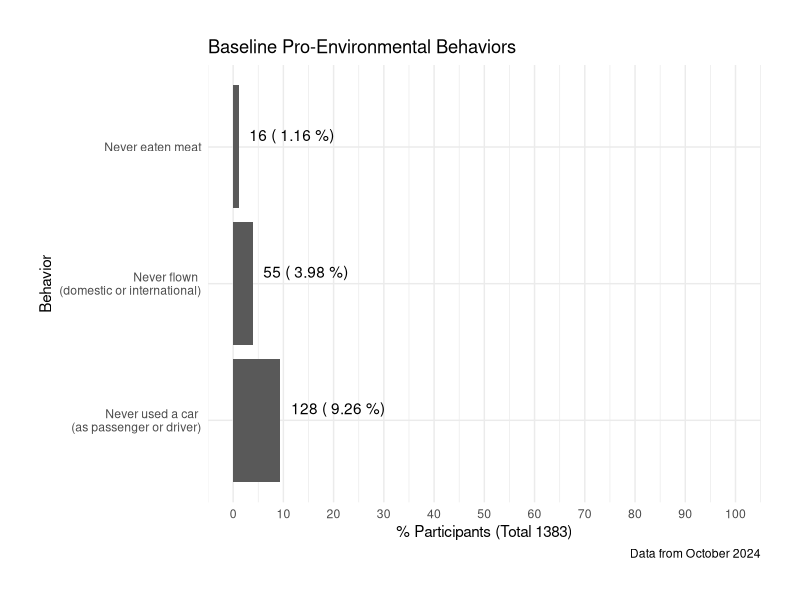

Reproduce this figure in R.
## ---- chunk 1
knitr::opts_chunk$set(collapse = TRUE)
## ---- chunk 2

library(tidyverse) #base package that runs most functions

## ---- chunk 3

#Data 1 = March 2021
# Live - 2020-10-13 09:50:34
#this data is a huge mess

#Data 2 = July 2021
# Live - 2021-03-31 09:41:30
#this data is a huge mess

#Data 3 = October 2024
# Live - 2021-09-23 19:46:48

data1 <-
  read_csv("data1.csv")

data2 <-
  read_csv("data2.csv")

data3 <-
  read_csv("data3.csv")


## ---- chunk 4

###Data 1
#remove first two rows
#data1 <- data1[-c(1,2),]


#need to remove test data (before 2020-10-13 09:50:34)
#convert StartDate to date
#data1 <- data1 %>%
#  mutate(StartDate = as.POSIXct(StartDate, format = "%Y-%m-%d %H:%M:%S"))

#data1 <- data1 %>%
#  filter(StartDate > "2020-10-13 09:50:34")

# remove failed attention checks
#data1$attention...55 (correct == 3)
#data1$attention...180 (correct == 6)
#data1$attention...122 (correct == 6)
#data1$attention...223 (correct 3)
#data1$attention...286 (subjective check)


### Data 3
#remove first two rows
data3 <- data3[-c(1,2),]

#remove test data (before 2021-09-23 19:46:48)
data3 <- data3 %>%
  mutate(StartDate = as.POSIXct(StartDate, format = "%Y-%m-%d %H:%M:%S"))
data3 <- data3 %>%
  filter(StartDate > "2021-09-23 19:46:48")


#remove those who did not finish
data3 <-
  data3 %>%
  filter(Progress == 100)



#remove failed attention checks
#att_1 == 3
#att_2 == 3
#att_3 == 2
#att == 1 or 2

#grade attention checks
# if att_1 == 3 -> score 1 else 0
# if att_2 == 3 -> score 1 else 0
# if att_3 == 2 -> score 1 else 0

data3$att_score <- 
  ifelse(data3$att_1 == 3, 1, 0) + ifelse(data3$att_2 == 3, 1, 0) + ifelse(data3$att_3 == 2, 1, 0)

#filter people who score less than 2
data3 %>% 
  group_by(att_score) %>%
  summarise(n = n())


data3 <- 
  data3 %>%
  filter(att_score == 2 | att_score == 3)

#looking at subjective attention check (only keep 1 and 2)
data3 %>% 
  group_by(attention) %>% 
  summarise(n = n())

data3 <-
  data3 %>%
  filter(attention == as.numeric(1) | attention == as.numeric(2))



## ---- chunk 5

total = length(data3$id)

#create a table that counts the total n of participants that selected 99 for past_beh_air, past_beh_car,            past_beh_consump, past_beh_meat, past_beh_recycle, past_beh_waterelec

data3 %>% 
  select(past_beh_car, past_beh_air, past_beh_waterelec, past_beh_meat, past_beh_recycle, past_beh_consump) %>%
  gather(key = "behavior", value = "response") %>%
  group_by(behavior) %>%
  summarise(n = sum(as.numeric(response) == 99, na.rm = TRUE),
            percent = round((n/total*100),2))



#past_beh_car = "I have reduced car use (as a driver or passenger)"
#past_beh_air = "I have reduced air travel"
#past_beh_waterelec = "I have reduced water and electricity consumption"
#past_beh_meat = "I have reduced eating meat from any animal"
#past_beh_consump = "I have reduced consumption in general (i.e., buying/using less things)"
#past_beh_recycle = "I have increased recycling or reusing waste products (e.g. using recycling programs, composting, repurposing)"

#create new labels for graph
labs = c("Never used a car \n(as passenger or driver)", "Never flown \n(domestic or international)", "Never eaten meat")

ggplot(data3 %>% 
         select(past_beh_car, past_beh_air, past_beh_meat) %>%
         gather(key = "behavior", value = "response") %>%
         group_by(behavior) %>%
         summarise(n = sum(as.numeric(response) == 99, na.rm = TRUE),
                   percent = round((n/total*100),2)),
       aes(x = behavior, y = percent)) +
  geom_bar(stat = "identity") +
  labs(title = "Baseline Pro-Environmental Behaviors",
       x = "Behavior",
       y = "% Participants (Total 1383)",
       caption = "Data from October 2024") +
  scale_x_discrete(labels = labs) +
  scale_y_continuous(limits = c(0,100), breaks = seq(0,100,10)) +
  geom_text(aes(label = paste(n, "(", percent, "%)")), vjust = -0.5, hjust = -0.12) +
  coord_flip() +
  theme_minimal() +
  theme(plot.margin = margin(1,1,1,1, "cm"))




